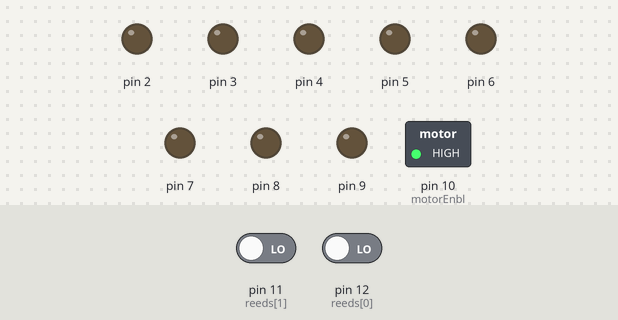
Bench run of a sketch on a simulated Arduino Uno, built with avr-gcc and run on an emulated ATmega328P. On the bench: switched loads named in the sketch (green lamp = pin HIGH), output pins drawn as LEDs (lit = HIGH). Inputs (shaded band) come from the test bench; at power-on: pin 11 (reeds[1]) LOW, pin 12 (reeds[0]) LOW.

Above: at 1.2 s.
1.3 s: pin 11 (reeds[1]) driven HIGH
At 2.5 s:
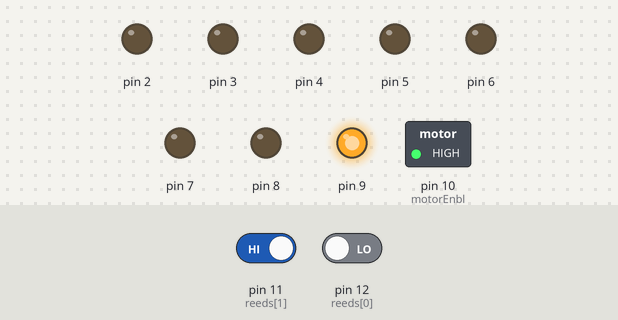
At 19.2 s:
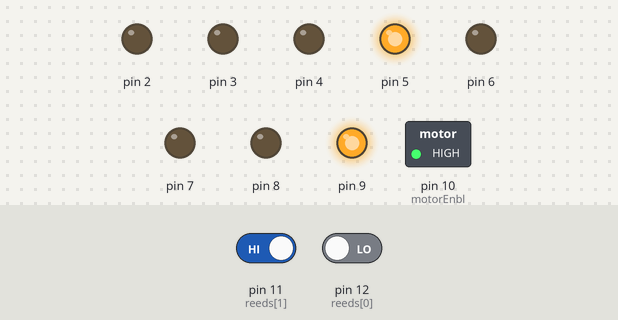
Timing chart, 0 to 23.9 s (numbered marks = the images above; inputs shaded):
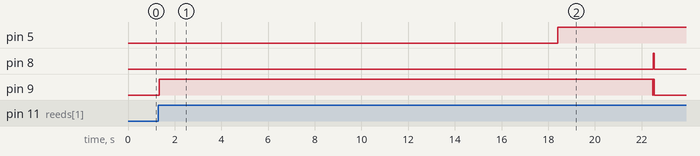

Measured:
- after the input at 1.3 s, pin 5: LOW → HIGH after 17.1 s; pin 8: LOW → HIGH after 21.2 s, → LOW 0.04 s later; pin 9: LOW → HIGH at once, → LOW 21.1 s later, → HIGH 0.02 s later, → LOW 0.04 s later

The sketch:

_2014-MilaRipDress.ino
```cpp
const int speeds[2][2] = {{255, 255}, {255, 255}}; // [50..255]

// set times for each movement (in milliseconds)
// [initDelta, upTime, breakTime, downTime]
const int times[2][2][4] = {
	{
		{  1450,  550, 1,  1},  // 4 (Right shoulder) RS
		{  1700,  750, 1, 1} // 2 (left shoulder) LS
	},
	{
		{  1,  1000, 1, 3},  // 3 (Hem) Hem
		{  3,  2100, 1, 3} // 1 (buttons) B
	}
};

////////////////////////////////////


// control pins
// [[m0_ctl0, m0_ctl1], [m1_ctl0, m1_ctl1]]
// [[[f0_0, f0_1], [b0_0, b0_1]], [f1_0, f1_1], [b1_0, b1_1]]]
const int motorCtls[2][2][2] = {{{2, 3}, {4, 5}}, {{7, 6}, {8, 9}}};
//const int motorCtls[2][2][2] = {{{4, 5}, {7, 6}}, {{2, 3}, {8, 9}}};
const int motorEnbl = 10;
int enableCounter = 20;

// [front, back]
const int reeds[2] = {12, 11};
boolean buttonPressAllowed = true;

// for each motor, there is a fixed sequence of movement events defined:
// [stop    , up    , stop    , down    ]
const int directions[4] = {
	-1, // stop
	0,  //   up
	-1, // stop
	1   // down
};


// [[f0, b0], [f1, b1]]
int timeCounters[2][2] = {0};

// initialize index pointer to be negative (i.e. stopped)
int timeIdx[2][2] = {{-1, -1}, {-1, -1}};

void setup() {
	//Serial.begin(9600);      // open the //Serial port at 9600 bps:

	// set reed pins as input
	for (int i = 0; i < 2; i++) {
		pinMode(reeds[i], INPUT);
	}


///////////////////////////////////////////////
	pinMode(motorEnbl, OUTPUT);
	digitalWrite(motorEnbl, HIGH);
///////////////////////////////////////////////

	// set ctl pins as output and initialise with values
	for (int i = 0; i < 2; i++) {
		for (int j = 0; j < 2; j++) {
			for (int k = 0; k < 2; k++) {
				pinMode(motorCtls[k][j][i], OUTPUT);
				// motor stopped
				digitalWrite(motorCtls[k][j][i], LOW);
			}
		}
	}


}

// where == [0 (front)/ 1 (back)]
// which == [0        / 1       ]
// dirct == [-1 (stop)/ 0    (up)/ 1 (down)]
void runMotor(int where, int which, int dirct){

	// second pin is pwm
	if (dirct == 0){
	    digitalWrite(motorCtls[which][where][0],  LOW);
	    analogWrite (motorCtls[which][where][1], speeds[which][where]);
	} else {
		if (dirct == 1){
		    digitalWrite(motorCtls[which][where][0],  HIGH);
		    analogWrite (motorCtls[which][where][1],  speeds[which][where]);
		} else { // stop
		    digitalWrite(motorCtls[which][where][0],  LOW);
		    analogWrite (motorCtls[which][where][1],  0);
		}
	}
}

void step(int where, int which){
	int idx;
	idx = timeIdx[which][where];

	// only do something if idx is enabled
	if ( idx >= 0){

		if(timeCounters[which][where] < times[which][where][idx]){
			// do appropriate movement

			runMotor(where, which, directions[idx]);
			timeCounters[which][where]++;
		} else {
			// increase movement pointer and set counter to zero
			timeIdx[which][where]++;
			timeCounters[which][where] = 0;

			if (timeIdx[which][where] > 4){
                                enableCounter = 10;
                                buttonPressAllowed = true;

				timeIdx[which][where] = -1;
				// stop the motor
				runMotor(where, which, -1);
			}
		}

	}
}


void loop() {

	if (enableCounter > 0){
		enableCounter--;
	        digitalWrite(motorEnbl, HIGH);

		for (int i =0; i < 2; i++){
			digitalRead(reeds[i]);
		}

	} else {
		digitalWrite(13, HIGH); // status LED


                if (buttonPressAllowed){
		  for (int i =0; i < 2; i++){
		  	//Serial.println(digitalRead(reeds[0]));
		  	if (digitalRead(reeds[i]) == HIGH) {
                                  buttonPressAllowed = false;
		  		// set sequence index to first step
		  		timeIdx[0][i] = 0; // motor 0
		  		timeIdx[1][i] = 0; // motor 1
		  		//Serial.print("switch! ");
		  		//Serial.println(i);
		    }
		  }
                }

		for (int i = 0; i<2; i++) {
			for (int j = 0; j<2; j++) {
				step(i, j);
			}
		}

	}


	delay(10);
}
```
